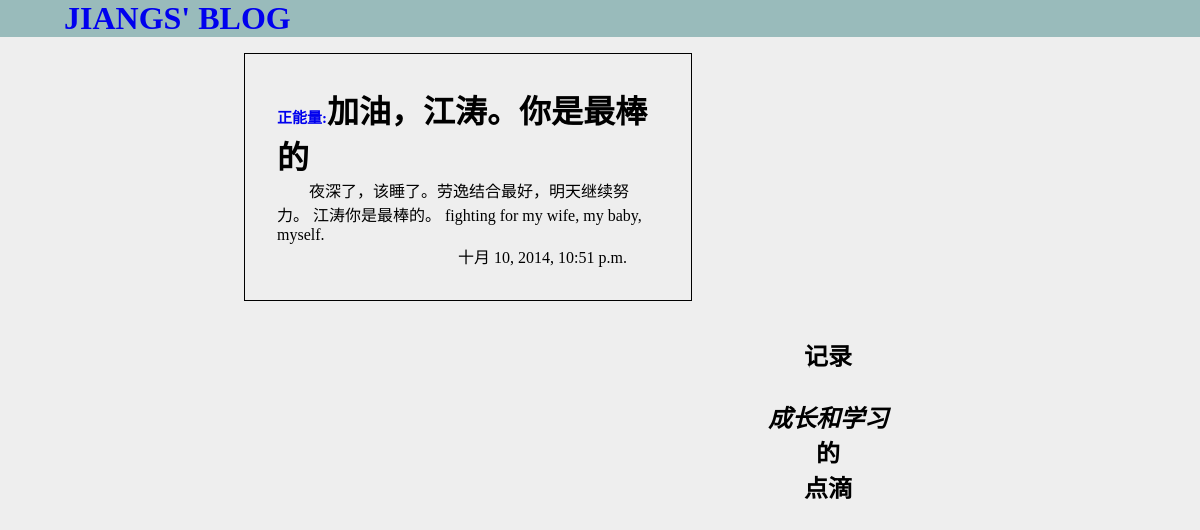
The app's page /blogs/detail/2/ with its own data.
### blogs/models.py (models this page shows, shortened)
class Blog(models.Model):
  tag = models.CharField(max_length=10,default=u'未分类')
  title = models.CharField(max_length = 30,default=u'无标题')
  context = models.TextField(default='无内容')
  pub_date = models.DateTimeField('date published')
  visit_count = models.IntegerField(default=0)

### blogs/views.py (the view)
# urls.py: url(r'^detail/(?P<id>\d+)/$', views.detail, name='detail'),
def detail(request, id):
    p = get_object_or_404(Blog, pk=id)
    p.visit_count+=1
    p.save()
    return render(request, 'blogs/detail.html', {'blog':p,})

### blogs/templates/blogs/detail.html (shortened to what this page needs)
{% load staticfiles %}
<!DOCTYPE html>
<html>
<head>
  <link rel="stylesheet" type="text/css" href="{% static "blogs/css/1.css" %}">
</head>
<body>
  <h1 class='title'><a href="/blogs/"><strong>jiangs' blog</strong></a></h1>
    <div class='side_blank'>&nbsp;</div>
    <div class='contend'>
      <div class='blog'>
        <h1><small><a href='/blogs/{{ blog.tag }}/' id='tag'>{{ blog.tag }}:</a></small>{{ blog.title }}</h1>
        <p class='blog_context'>{{blog.context}}</p>
        <p class= 'pub_date'>{{blog.pub_date}}</p>
      </div>
    </div>
    <div class='right_side_bar'>
      <h2><strong>记录</strong></br></br><em>成长和学习</em></br>的</br>点滴</h2>
    </div>
    <div class='side_blank' >&nbsp;</div>
</body>
</html>

### blogs/static/blogs/css/1.css (style rules this page uses)
* { margin:0;padding:0;border:0; }
body { background-color:#EEEEEE; }
h1.title { text-transform: uppercase;background-color:#99bbbb;text-indent:2em; }
div.blog { border:solid 1px;padding:2em;margin:1em; }
p.blog_context { text-indent: 2em; }
p.pub_date { text-align:right;padding-right:2em; }
a { text-decoration:none; }
div.side_blank,div.contend,div.right_side_bar { float:left; }
div.contend { width:40%; }
div.side_blank { width:19%; }
div.right_side_bar { text-align:center;width:20%;margin-top:300px; }
small { font-size:15px }

### records on screen
Blog: tag "正能量", title "加油，江涛。你是最棒的", context "夜深了，该睡了。劳逸结合最好，明天继续努力。 江涛你是最棒的。 fighting for my wife, my baby, myself.", pub_date "十月 10, 2014, 10:51 p.m."
